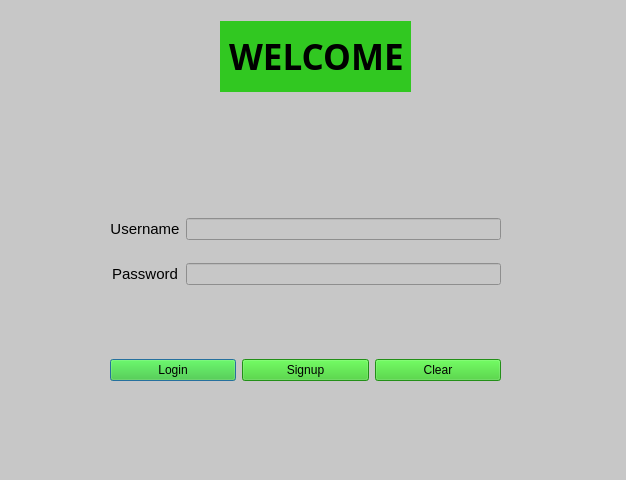
<?xml version="1.0" encoding="UTF-8"?>
<ui version="4.0">
 <class>LoginPage</class>
 <widget class="QDialog" name="LoginPage">
  <property name="geometry">
   <rect>
    <x>0</x>
    <y>0</y>
    <width>626</width>
    <height>480</height>
   </rect>
  </property>
  <property name="windowTitle">
   <string>LoginPage</string>
  </property>
  <property name="styleSheet">
   <string notr="true">background-color: rgb(199, 199, 199);</string>
  </property>
  <widget class="QWidget" name="gridLayoutWidget">
   <property name="geometry">
    <rect>
     <x>110</x>
     <y>201</y>
     <width>391</width>
     <height>101</height>
    </rect>
   </property>
   <layout class="QGridLayout" name="gridLayout">
    <item row="0" column="0">
     <widget class="QLabel" name="usernamelabel">
      <property name="text">
       <string>&lt;html&gt;&lt;head/&gt;&lt;body&gt;&lt;p align=&quot;center&quot;&gt;&lt;span style=&quot; font-size:11pt;&quot;&gt;Username&lt;/span&gt;&lt;/p&gt;&lt;/body&gt;&lt;/html&gt;</string>
      </property>
     </widget>
    </item>
    <item row="2" column="1">
     <widget class="QLineEdit" name="password_ip">
      <property name="echoMode">
       <enum>QLineEdit::Password</enum>
      </property>
     </widget>
    </item>
    <item row="0" column="1">
     <widget class="QLineEdit" name="username_ip"/>
    </item>
    <item row="2" column="0">
     <widget class="QLabel" name="passwordlabel">
      <property name="text">
       <string>&lt;html&gt;&lt;head/&gt;&lt;body&gt;&lt;p align=&quot;center&quot;&gt;&lt;span style=&quot; font-size:11pt;&quot;&gt;Password&lt;/span&gt;&lt;/p&gt;&lt;/body&gt;&lt;/html&gt;</string>
      </property>
     </widget>
    </item>
   </layout>
  </widget>
  <widget class="QWidget" name="horizontalLayoutWidget">
   <property name="geometry">
    <rect>
     <x>110</x>
     <y>330</y>
     <width>391</width>
     <height>80</height>
    </rect>
   </property>
   <layout class="QHBoxLayout" name="horizontalLayout">
    <item>
     <widget class="QPushButton" name="Login">
      <property name="styleSheet">
       <string notr="true">
    background-color:rgb(49, 200, 33);
</string>
      </property>
      <property name="text">
       <string>Login</string>
      </property>
     </widget>
    </item>
    <item>
     <widget class="QPushButton" name="Signup">
      <property name="styleSheet">
       <string notr="true">background-color:rgb(49, 200, 33);</string>
      </property>
      <property name="text">
       <string>Signup</string>
      </property>
     </widget>
    </item>
    <item>
     <widget class="QPushButton" name="Clear">
      <property name="styleSheet">
       <string notr="true">background-color:rgb(49, 200, 33);</string>
      </property>
      <property name="text">
       <string>Clear</string>
      </property>
     </widget>
    </item>
   </layout>
  </widget>
  <widget class="QLabel" name="label">
   <property name="geometry">
    <rect>
     <x>220</x>
     <y>21</y>
     <width>191</width>
     <height>71</height>
    </rect>
   </property>
   <property name="font">
    <font>
     <family>Bahnschrift SemiBold SemiConden</family>
     <pointsize>26</pointsize>
     <weight>75</weight>
     <bold>true</bold>
    </font>
   </property>
   <property name="styleSheet">
    <string notr="true">background-color: rgb(49, 200, 33);</string>
   </property>
   <property name="text">
    <string> WELCOME</string>
   </property>
  </widget>
  <widget class="QLabel" name="logo">
   <property name="geometry">
    <rect>
     <x>10</x>
     <y>0</y>
     <width>101</width>
     <height>111</height>
    </rect>
   </property>
   <property name="minimumSize">
    <size>
     <width>101</width>
     <height>111</height>
    </size>
   </property>
   <property name="text">
    <string/>
   </property>
   <property name="pixmap">
    <pixmap>../Images/logog.JPG</pixmap>
   </property>
  </widget>
 </widget>
 <resources/>
 <connections/>
</ui>
